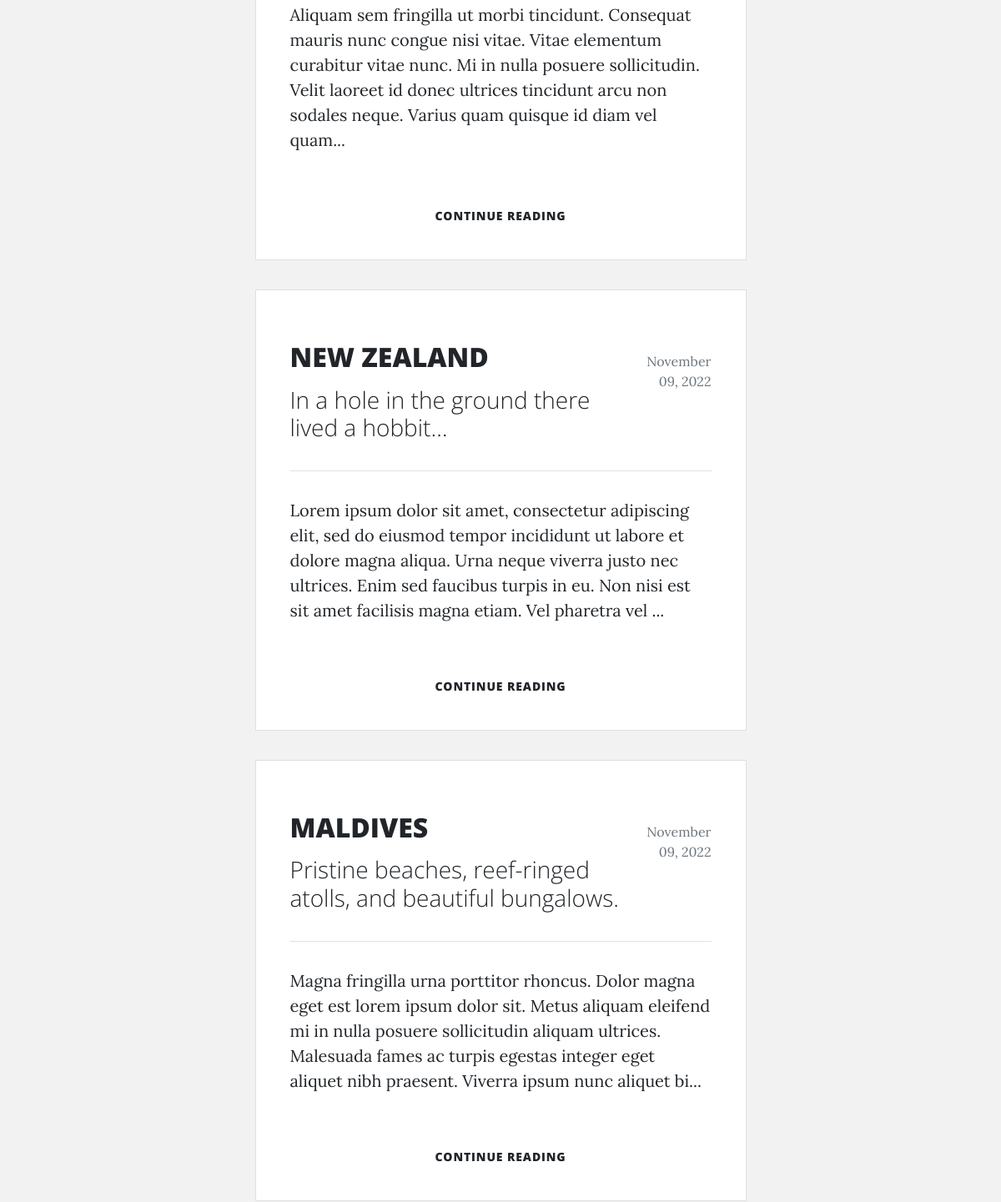
Before: / (middle part) with the older database file.
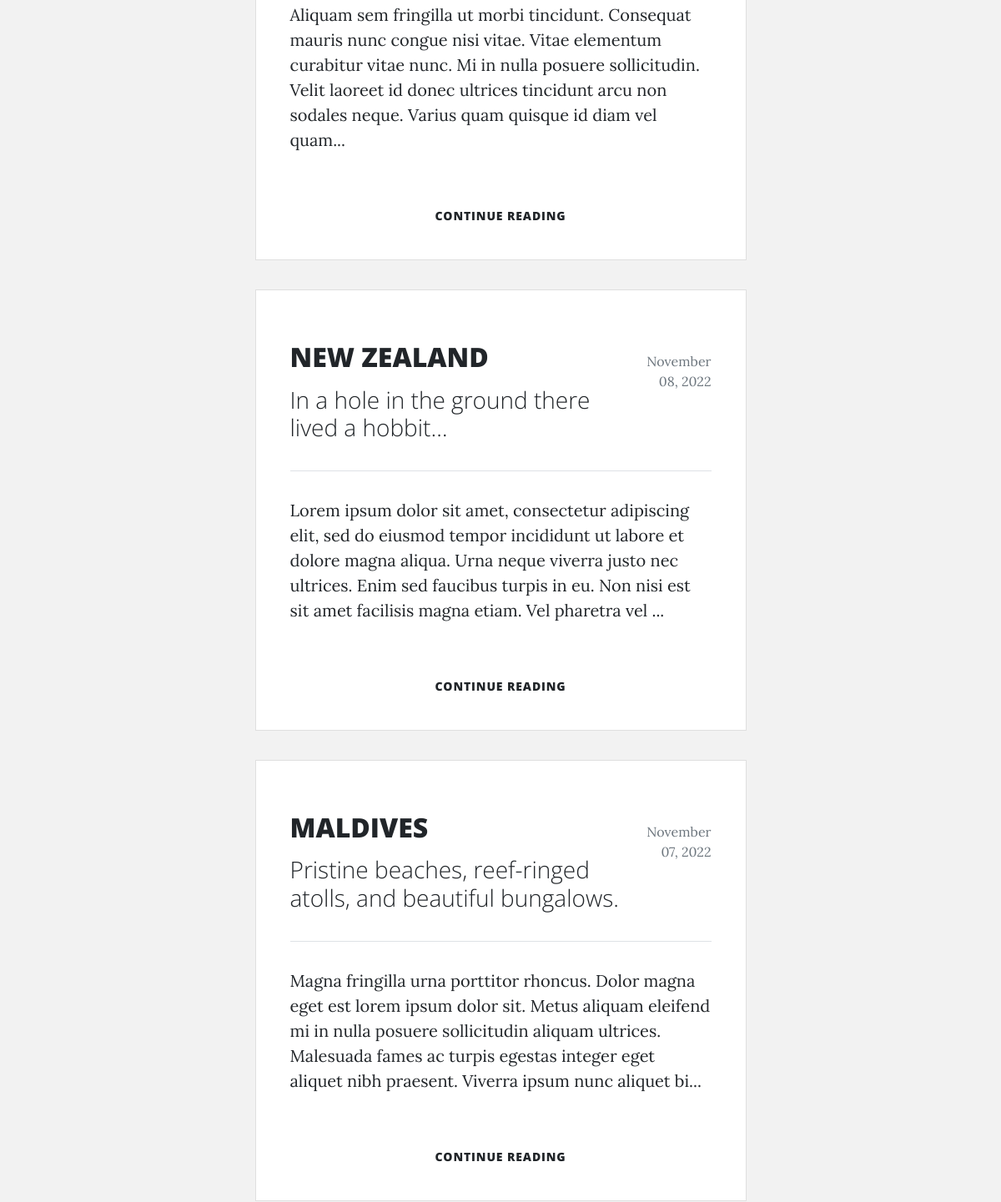
After: the same page with the newer database file.
### main.py (models this page shows)
class BlogPost(db.Model):
    __tablename__ = "blog_posts"
    id = db.Column(db.Integer, primary_key=True)
    title = db.Column(db.String(250), unique=True, nullable=False)
    subtitle = db.Column(db.String(250), nullable=False)
    date = db.Column(db.DateTime(timezone=True), server_default=func.now())
    body = db.Column(db.Text, nullable=False)
    image = db.Column(db.String(250), nullable=True)
    author_id = db.Column(db.Integer, db.ForeignKey("users.id"))
    country_id = db.Column(db.Integer, db.ForeignKey("countries.id"))
    author = relationship("User", back_populates="posts")
    comments = relationship("Comment", back_populates="parent_post")
    country = relationship("Country", back_populates="posts")

### main.py (the view)
@app.route('/')
def home():
    posts = BlogPost.query.order_by(desc(BlogPost.date)).all()
    return render_template("index.html", current_year=current_year, all_posts=posts, current_user=current_user)

### templates/index.html (shortened to what this page needs)
{% include "header.html" %}
<div class="container px-4 px-lg-5">
    <div class="row gx-4 gx-lg-5 justify-content-center">
        <div class="col-md-10 col-lg-8 col-xl-7">
            {% for post in all_posts %}
            <div class="post-preview card">
                <div class="card-body">
                    <div class="d-flex justify-content-between">
                        <a href="{{ url_for('show_post', post_id=post.id) }}">
                            <h2 class="post-title text-uppercase">{{ post.title }}</h2>
                            <h3 class="post-subtitle">{{ post.subtitle }}</h3>
                        </a>
                        <p class="card-date">{{ post.date.strftime('%B %d, %Y') }}</p>
                    </div>
                    <hr class="my-4"/>
                    <p class="card-text">{{ (post.body[:260] + '...')|safe }}</p>
                </div>
                <a class="btn text-uppercase" href="{{ url_for('show_post', post_id=post.id) }}">CONTINUE READING</a>
            </div>
            {% endfor %}
        </div>
    </div>
</div>
{% include "footer.html" %}

Changed rows visible on the page:
changed BlogPost "NEW ZEALAND": date "November 09, 2022" → "November 08, 2022"
changed BlogPost "MALDIVES": date "November 09, 2022" → "November 07, 2022"
